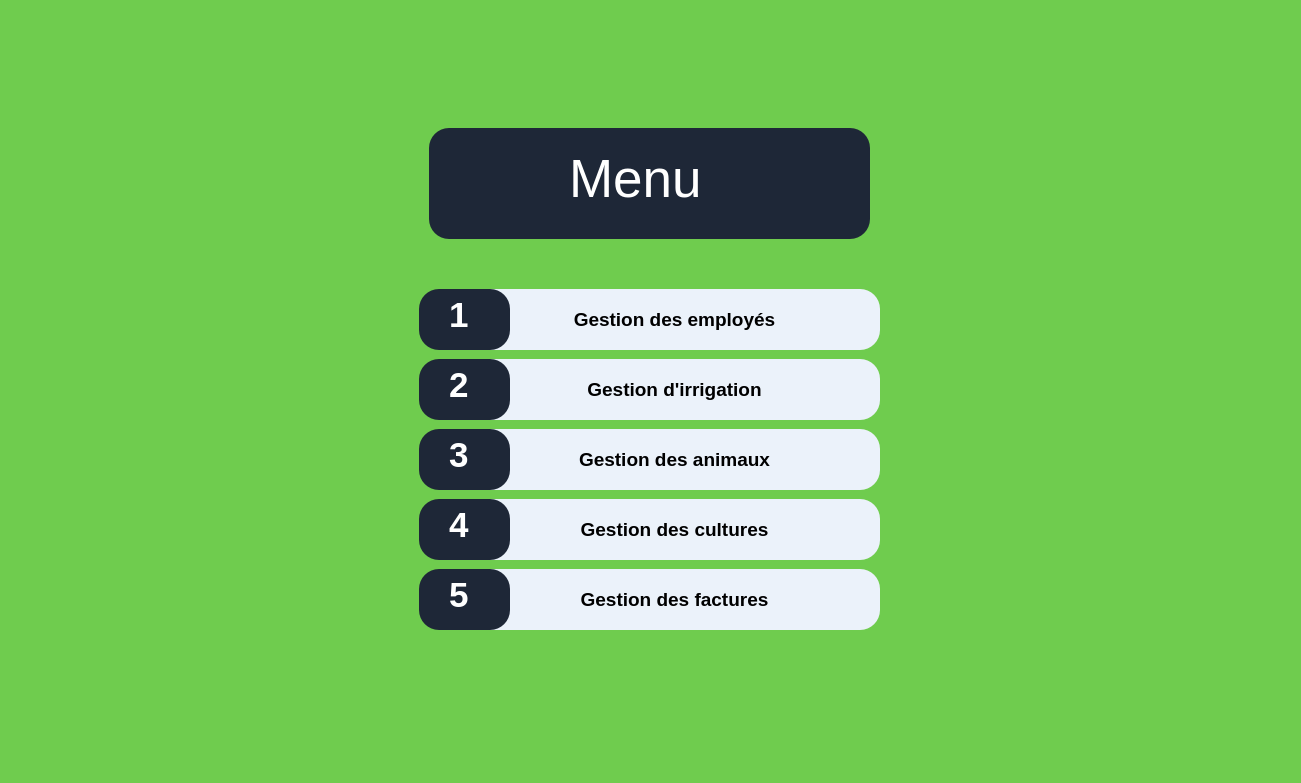
<?xml version="1.0" encoding="UTF-8"?>
<ui version="4.0">
 <class>MainWindow</class>
 <widget class="QMainWindow" name="MainWindow">
  <property name="geometry">
   <rect>
    <x>0</x>
    <y>0</y>
    <width>1301</width>
    <height>783</height>
   </rect>
  </property>
  <property name="windowTitle">
   <string>MainWindow</string>
  </property>
  <property name="styleSheet">
   <string notr="true">*{
border: none;
background-color: transparent;
padding: 0;
margin: 0;
color: #fff;
}</string>
  </property>
  <widget class="QWidget" name="centralwidget">
   <widget class="QStackedWidget" name="mainStackWidget">
    <property name="geometry">
     <rect>
      <x>0</x>
      <y>0</y>
      <width>1321</width>
      <height>791</height>
     </rect>
    </property>
    <widget class="QWidget" name="menuPage">
     <widget class="QWidget" name="menuContainer" native="true">
      <property name="geometry">
       <rect>
        <x>-1</x>
        <y>-1</y>
        <width>1311</width>
        <height>791</height>
       </rect>
      </property>
      <property name="styleSheet">
       <string notr="true">#menuContainer{
background: #6FCC4E; }
</string>
      </property>
      <widget class="QWidget" name="menuLabelContainer" native="true">
       <property name="geometry">
        <rect>
         <x>430</x>
         <y>129</y>
         <width>441</width>
         <height>111</height>
        </rect>
       </property>
       <property name="styleSheet">
        <string notr="true">#menuLabelContainer{
background: #1E2737;
border-radius: 20px;
}</string>
       </property>
       <widget class="QLabel" name="labelMenu">
        <property name="geometry">
         <rect>
          <x>140</x>
          <y>20</y>
          <width>191</width>
          <height>61</height>
         </rect>
        </property>
        <property name="font">
         <font>
          <pointsize>40</pointsize>
         </font>
        </property>
        <property name="styleSheet">
         <string notr="true">#labelMenu{
background: transparent;
color: white;}</string>
        </property>
        <property name="text">
         <string>Menu</string>
        </property>
       </widget>
      </widget>
      <widget class="QPushButton" name="employesBtnPage">
       <property name="geometry">
        <rect>
         <x>470</x>
         <y>290</y>
         <width>411</width>
         <height>61</height>
        </rect>
       </property>
       <property name="font">
        <font>
         <pointsize>14</pointsize>
         <weight>75</weight>
         <bold>true</bold>
        </font>
       </property>
       <property name="styleSheet">
        <string notr="true">QPushButton{
background: #EBF2FA;
color: black;
border-radius: 20px;
}  
QPushButton:hover
{
color: white;
background: #0FAC71;
} </string>
       </property>
       <property name="text">
        <string>Gestion des employés</string>
       </property>
      </widget>
      <widget class="QWidget" name="widget" native="true">
       <property name="geometry">
        <rect>
         <x>420</x>
         <y>290</y>
         <width>91</width>
         <height>61</height>
        </rect>
       </property>
       <property name="styleSheet">
        <string notr="true">background: #1E2737;
border-radius: 20px;
</string>
       </property>
       <widget class="QLabel" name="label">
        <property name="geometry">
         <rect>
          <x>30</x>
          <y>0</y>
          <width>31</width>
          <height>51</height>
         </rect>
        </property>
        <property name="font">
         <font>
          <pointsize>26</pointsize>
          <weight>75</weight>
          <bold>true</bold>
         </font>
        </property>
        <property name="text">
         <string>1</string>
        </property>
       </widget>
      </widget>
      <widget class="QPushButton" name="irrigationBtnPage">
       <property name="geometry">
        <rect>
         <x>470</x>
         <y>360</y>
         <width>411</width>
         <height>61</height>
        </rect>
       </property>
       <property name="font">
        <font>
         <pointsize>14</pointsize>
         <weight>75</weight>
         <bold>true</bold>
        </font>
       </property>
       <property name="styleSheet">
        <string notr="true">QPushButton{
background: #EBF2FA;
color: black;
border-radius: 20px;
}  
QPushButton:hover
{
color: white;
background: #0FAC71;
} </string>
       </property>
       <property name="text">
        <string>Gestion d'irrigation</string>
       </property>
      </widget>
      <widget class="QWidget" name="widget_2" native="true">
       <property name="geometry">
        <rect>
         <x>420</x>
         <y>360</y>
         <width>91</width>
         <height>61</height>
        </rect>
       </property>
       <property name="styleSheet">
        <string notr="true">background: #1E2737;
border-radius: 20px;
</string>
       </property>
       <widget class="QLabel" name="label_3">
        <property name="geometry">
         <rect>
          <x>30</x>
          <y>0</y>
          <width>31</width>
          <height>51</height>
         </rect>
        </property>
        <property name="font">
         <font>
          <pointsize>26</pointsize>
          <weight>75</weight>
          <bold>true</bold>
         </font>
        </property>
        <property name="text">
         <string>2</string>
        </property>
       </widget>
      </widget>
      <widget class="QPushButton" name="animauxBtnPage">
       <property name="geometry">
        <rect>
         <x>470</x>
         <y>430</y>
         <width>411</width>
         <height>61</height>
        </rect>
       </property>
       <property name="font">
        <font>
         <pointsize>14</pointsize>
         <weight>75</weight>
         <bold>true</bold>
        </font>
       </property>
       <property name="styleSheet">
        <string notr="true">QPushButton{
background: #EBF2FA;
color: black;
border-radius: 20px;
}  
QPushButton:hover
{
color: white;
background: #0FAC71;
} </string>
       </property>
       <property name="text">
        <string>Gestion des animaux</string>
       </property>
      </widget>
      <widget class="QWidget" name="widget_3" native="true">
       <property name="geometry">
        <rect>
         <x>420</x>
         <y>430</y>
         <width>91</width>
         <height>61</height>
        </rect>
       </property>
       <property name="styleSheet">
        <string notr="true">background: #1E2737;
border-radius: 20px;
</string>
       </property>
       <widget class="QLabel" name="label_4">
        <property name="geometry">
         <rect>
          <x>30</x>
          <y>0</y>
          <width>31</width>
          <height>51</height>
         </rect>
        </property>
        <property name="font">
         <font>
          <pointsize>26</pointsize>
          <weight>75</weight>
          <bold>true</bold>
         </font>
        </property>
        <property name="text">
         <string>3</string>
        </property>
       </widget>
      </widget>
      <widget class="QPushButton" name="culturesBtnPage">
       <property name="geometry">
        <rect>
         <x>470</x>
         <y>500</y>
         <width>411</width>
         <height>61</height>
        </rect>
       </property>
       <property name="font">
        <font>
         <pointsize>14</pointsize>
         <weight>75</weight>
         <bold>true</bold>
        </font>
       </property>
       <property name="styleSheet">
        <string notr="true">QPushButton{
background: #EBF2FA;
color: black;
border-radius: 20px;
}  
QPushButton:hover
{
color: white;
background: #0FAC71;
} </string>
       </property>
       <property name="text">
        <string>Gestion des cultures</string>
       </property>
      </widget>
      <widget class="QWidget" name="widget_4" native="true">
       <property name="geometry">
        <rect>
         <x>420</x>
         <y>500</y>
         <width>91</width>
         <height>61</height>
        </rect>
       </property>
       <property name="styleSheet">
        <string notr="true">background: #1E2737;
border-radius: 20px;
</string>
       </property>
       <widget class="QLabel" name="label_5">
        <property name="geometry">
         <rect>
          <x>30</x>
          <y>0</y>
          <width>31</width>
          <height>51</height>
         </rect>
        </property>
        <property name="font">
         <font>
          <pointsize>26</pointsize>
          <weight>75</weight>
          <bold>true</bold>
         </font>
        </property>
        <property name="text">
         <string>4</string>
        </property>
       </widget>
      </widget>
      <widget class="QPushButton" name="facturesBtnPage">
       <property name="geometry">
        <rect>
         <x>470</x>
         <y>570</y>
         <width>411</width>
         <height>61</height>
        </rect>
       </property>
       <property name="font">
        <font>
         <pointsize>14</pointsize>
         <weight>75</weight>
         <bold>true</bold>
        </font>
       </property>
       <property name="styleSheet">
        <string notr="true">QPushButton{
background: #EBF2FA;
color: black;
border-radius: 20px;
}  
QPushButton:hover
{
color: white;
background: #0FAC71;
} </string>
       </property>
       <property name="text">
        <string>Gestion des factures</string>
       </property>
      </widget>
      <widget class="QWidget" name="widget_5" native="true">
       <property name="geometry">
        <rect>
         <x>420</x>
         <y>570</y>
         <width>91</width>
         <height>61</height>
        </rect>
       </property>
       <property name="styleSheet">
        <string notr="true">background: #1E2737;
border-radius: 20px;
</string>
       </property>
       <widget class="QLabel" name="label_6">
        <property name="geometry">
         <rect>
          <x>30</x>
          <y>0</y>
          <width>31</width>
          <height>51</height>
         </rect>
        </property>
        <property name="font">
         <font>
          <pointsize>26</pointsize>
          <weight>75</weight>
          <bold>true</bold>
         </font>
        </property>
        <property name="text">
         <string>5</string>
        </property>
       </widget>
      </widget>
     </widget>
    </widget>
    <widget class="QWidget" name="culturesPage">
     <property name="styleSheet">
      <string notr="true"/>
     </property>
     <widget class="QWidget" name="culturesContainer" native="true">
      <property name="geometry">
       <rect>
        <x>-1</x>
        <y>-1</y>
        <width>1301</width>
        <height>791</height>
       </rect>
      </property>
      <property name="styleSheet">
       <string notr="true">#culturesContainer{
background: #6FCC4E; }</string>
      </property>
      <widget class="QWidget" name="headerContainer" native="true">
       <property name="geometry">
        <rect>
         <x>-30</x>
         <y>0</y>
         <width>1341</width>
         <height>80</height>
        </rect>
       </property>
       <property name="styleSheet">
        <string notr="true">#headerContainer{background: #7aa95c;}</string>
       </property>
       <widget class="QPushButton" name="settingBtn">
        <property name="geometry">
         <rect>
          <x>1160</x>
          <y>20</y>
          <width>51</width>
          <height>41</height>
         </rect>
        </property>
        <property name="text">
         <string/>
        </property>
        <property name="icon">
         <iconset resource="icon/icon.qrc">
          <normaloff>:/icons/settings.svg</normaloff>:/icons/settings.svg</iconset>
        </property>
        <property name="iconSize">
         <size>
          <width>30</width>
          <height>30</height>
         </size>
        </property>
       </widget>
       <widget class="QPushButton" name="notifBtn">
        <property name="geometry">
         <rect>
          <x>1100</x>
          <y>20</y>
          <width>51</width>
          <height>41</height>
         </rect>
        </property>
        <property name="text">
         <string/>
        </property>
        <property name="icon">
         <iconset resource="icon/icon.qrc">
          <normaloff>:/icons/notification-3-line.svg</normaloff>:/icons/notification-3-line.svg</iconset>
        </property>
        <property name="iconSize">
         <size>
          <width>30</width>
          <height>30</height>
         </size>
        </property>
       </widget>
      </widget>
      <widget class="QStackedWidget" name="culturesStackWidget">
       <property name="geometry">
        <rect>
         <x>-1</x>
         <y>80</y>
         <width>1311</width>
         <height>711</height>
        </rect>
       </property>
       <property name="font">
        <font>
         <pointsize>12</pointsize>
        </font>
       </property>
       <widget class="QWidget" name="culturesAcceuil">
        <widget class="QPushButton" name="employesBtnPage_4">
         <property name="geometry">
          <rect>
           <x>450</x>
           <y>330</y>
           <width>411</width>
           <height>61</height>
          </rect>
         </property>
         <property name="font">
          <font>
           <pointsize>14</pointsize>
           <weight>75</weight>
           <bold>true</bold>
          </font>
         </property>
         <property name="styleSheet">
          <string notr="true">QPushButton{
background: #EBF2FA;
color: black;
border-radius: 20px;
}  
QPushButton:hover
{
color: white;
background: #0FAC71;
} </string>
         </property>
         <property name="text">
          <string>Afficher les cultures</string>
         </property>
        </widget>
        <widget class="QPushButton" name="ajouterCulturesPageBtn">
         <property name="geometry">
          <rect>
           <x>450</x>
           <y>260</y>
           <width>411</width>
           <height>61</height>
          </rect>
         </property>
         <property name="font">
          <font>
           <pointsize>14</pointsize>
           <weight>75</weight>
           <bold>true</bold>
          </font>
         </property>
         <property name="styleSheet">
          <string notr="true">QPushButton{
background: #EBF2FA;
color: black;
border-radius: 20px;
}  
QPushButton:hover
{
color: white;
background: #0FAC71;
} </string>
         </property>
         <property name="text">
          <string>Ajouter une culture</string>
         </property>
        </widget>
        <widget class="QLabel" name="label_12">
         <property name="geometry">
          <rect>
           <x>490</x>
           <y>20</y>
           <width>321</width>
           <height>71</height>
          </rect>
         </property>
         <property name="font">
          <font>
           <pointsize>16</pointsize>
           <weight>75</weight>
           <bold>true</bold>
          </font>
         </property>
         <property name="styleSheet">
          <string notr="true">QLabel{
background: #ecf8f6;
color: black;
border-radius: 10px;
}</string>
         </property>
         <property name="text">
          <string>   Gestion des cultures</string>
         </property>
        </widget>
        <widget class="QPushButton" name="backMenuIrr_4">
         <property name="geometry">
          <rect>
           <x>1230</x>
           <y>640</y>
           <width>61</width>
           <height>51</height>
          </rect>
         </property>
         <property name="font">
          <font>
           <pointsize>14</pointsize>
           <weight>75</weight>
           <bold>true</bold>
          </font>
         </property>
         <property name="styleSheet">
          <string notr="true">QPushButton{
background: #EBF2FA;
color: black;
border-radius: 20px;
}  
QPushButton:hover
{
color: white;
background: #0FAC71;
} </string>
         </property>
         <property name="text">
          <string/>
         </property>
         <property name="icon">
          <iconset resource="icon/icon.qrc">
           <normaloff>:/icons/log-out.svg</normaloff>:/icons/log-out.svg</iconset>
         </property>
         <property name="iconSize">
          <size>
           <width>30</width>
           <height>30</height>
          </size>
         </property>
        </widget>
       </widget>
       <widget class="QWidget" name="ajoutCulturesPage">
        <widget class="QLabel" name="label_2">
         <property name="geometry">
          <rect>
           <x>480</x>
           <y>20</y>
           <width>321</width>
           <height>71</height>
          </rect>
         </property>
         <property name="font">
          <font>
           <pointsize>16</pointsize>
           <weight>75</weight>
           <bold>true</bold>
          </font>
         </property>
         <property name="styleSheet">
          <string notr="true">QLabel{
background: #ecf8f6;
color: black;
border-radius: 10px;
}</string>
         </property>
         <property name="text">
          <string>    Ajouter une culture</string>
         </property>
        </widget>
        <widget class="QLabel" name="label_7">
         <property name="geometry">
          <rect>
           <x>390</x>
           <y>190</y>
           <width>231</width>
           <height>51</height>
          </rect>
         </property>
         <property name="font">
          <font>
           <pointsize>12</pointsize>
           <weight>75</weight>
           <bold>true</bold>
          </font>
         </property>
         <property name="styleSheet">
          <string notr="true">QLabel{
background: #EBF2FA;
color: black;
border-radius: 10px;
}</string>
         </property>
         <property name="text">
          <string>  Qualité d'air</string>
         </property>
        </widget>
        <widget class="QLineEdit" name="lineEdit">
         <property name="geometry">
          <rect>
           <x>660</x>
           <y>190</y>
           <width>281</width>
           <height>51</height>
          </rect>
         </property>
         <property name="font">
          <font>
           <pointsize>10</pointsize>
          </font>
         </property>
         <property name="styleSheet">
          <string notr="true">QLineEdit{
background: #EBF2FA;
color: black;
border-radius: 10px;
}</string>
         </property>
        </widget>
        <widget class="QLabel" name="label_8">
         <property name="geometry">
          <rect>
           <x>390</x>
           <y>250</y>
           <width>231</width>
           <height>51</height>
          </rect>
         </property>
         <property name="font">
          <font>
           <pointsize>12</pointsize>
           <weight>75</weight>
           <bold>true</bold>
          </font>
         </property>
         <property name="styleSheet">
          <string notr="true">QLabel{
background: #EBF2FA;
color: black;
border-radius: 10px;
}</string>
         </property>
         <property name="text">
          <string>  Pluviometrie</string>
         </property>
        </widget>
        <widget class="QLineEdit" name="lineEdit_2">
         <property name="geometry">
          <rect>
           <x>660</x>
           <y>250</y>
           <width>281</width>
           <height>51</height>
          </rect>
         </property>
         <property name="font">
          <font>
           <pointsize>10</pointsize>
          </font>
         </property>
         <property name="styleSheet">
          <string notr="true">QLineEdit{
background: #EBF2FA;
color: black;
border-radius: 10px;
}</string>
         </property>
        </widget>
        <widget class="QLabel" name="label_9">
         <property name="geometry">
          <rect>
           <x>390</x>
           <y>310</y>
           <width>231</width>
           <height>51</height>
          </rect>
         </property>
         <property name="font">
          <font>
           <pointsize>12</pointsize>
           <weight>75</weight>
           <bold>true</bold>
          </font>
         </property>
         <property name="styleSheet">
          <string notr="true">QLabel{
background: #EBF2FA;
color: black;
border-radius: 10px;
}</string>
         </property>
         <property name="text">
          <string>  Humidite</string>
         </property>
        </widget>
        <widget class="QLineEdit" name="lineEdit_3">
         <property name="geometry">
          <rect>
           <x>660</x>
           <y>310</y>
           <width>281</width>
           <height>51</height>
          </rect>
         </property>
         <property name="font">
          <font>
           <pointsize>10</pointsize>
          </font>
         </property>
         <property name="styleSheet">
          <string notr="true">QLineEdit{
background: #EBF2FA;
color: black;
border-radius: 10px;
}</string>
         </property>
        </widget>
        <widget class="QLineEdit" name="lineEdit_4">
         <property name="geometry">
          <rect>
           <x>660</x>
           <y>370</y>
           <width>281</width>
           <height>51</height>
          </rect>
         </property>
         <property name="font">
          <font>
           <pointsize>10</pointsize>
          </font>
         </property>
         <property name="styleSheet">
          <string notr="true">QLineEdit{
background: #EBF2FA;
color: black;
border-radius: 10px;
}</string>
         </property>
        </widget>
        <widget class="QLabel" name="label_10">
         <property name="geometry">
          <rect>
           <x>390</x>
           <y>370</y>
           <width>231</width>
           <height>51</height>
          </rect>
         </property>
         <property name="font">
          <font>
           <pointsize>12</pointsize>
           <weight>75</weight>
           <bold>true</bold>
          </font>
         </property>
         <property name="styleSheet">
          <string notr="true">QLabel{
background: #EBF2FA;
color: black;
border-radius: 10px;
}</string>
         </property>
         <property name="text">
          <string>  teneur de sol</string>
         </property>
        </widget>
        <widget class="QLineEdit" name="lineEdit_5">
         <property name="geometry">
          <rect>
           <x>660</x>
           <y>430</y>
           <width>281</width>
           <height>51</height>
          </rect>
         </property>
         <property name="font">
          <font>
           <pointsize>10</pointsize>
          </font>
         </property>
         <property name="styleSheet">
          <string notr="true">QLineEdit{
background: #EBF2FA;
color: black;
border-radius: 10px;
}</string>
         </property>
        </widget>
        <widget class="QLabel" name="label_11">
         <property name="geometry">
          <rect>
           <x>390</x>
           <y>430</y>
           <width>231</width>
           <height>51</height>
          </rect>
         </property>
         <property name="font">
          <font>
           <pointsize>12</pointsize>
           <weight>75</weight>
           <bold>true</bold>
          </font>
         </property>
         <property name="styleSheet">
          <string notr="true">QLabel{
background: #EBF2FA;
color: black;
border-radius: 10px;
}</string>
         </property>
         <property name="text">
          <string>  temperature</string>
         </property>
        </widget>
        <widget class="QPushButton" name="addCultBtn">
         <property name="geometry">
          <rect>
           <x>690</x>
           <y>570</y>
           <width>201</width>
           <height>51</height>
          </rect>
         </property>
         <property name="font">
          <font>
           <pointsize>14</pointsize>
           <weight>75</weight>
           <bold>true</bold>
          </font>
         </property>
         <property name="styleSheet">
          <string notr="true">QPushButton{
background: #EBF2FA;
color: black;
border-radius: 20px;
}  
QPushButton:hover
{
color: white;
background: #0FAC71;
} </string>
         </property>
         <property name="text">
          <string>Ajouter</string>
         </property>
        </widget>
        <widget class="QPushButton" name="backMenuIrr_2">
         <property name="geometry">
          <rect>
           <x>1230</x>
           <y>640</y>
           <width>61</width>
           <height>51</height>
          </rect>
         </property>
         <property name="font">
          <font>
           <pointsize>14</pointsize>
           <weight>75</weight>
           <bold>true</bold>
          </font>
         </property>
         <property name="styleSheet">
          <string notr="true">QPushButton{
background: #EBF2FA;
color: black;
border-radius: 20px;
}  
QPushButton:hover
{
color: white;
background: #0FAC71;
} </string>
         </property>
         <property name="text">
          <string/>
         </property>
         <property name="icon">
          <iconset resource="icon/icon.qrc">
           <normaloff>:/icons/log-out.svg</normaloff>:/icons/log-out.svg</iconset>
         </property>
         <property name="iconSize">
          <size>
           <width>30</width>
           <height>30</height>
          </size>
         </property>
        </widget>
       </widget>
       <widget class="QWidget" name="afficherCulturesPage">
        <widget class="QLabel" name="label_13">
         <property name="geometry">
          <rect>
           <x>510</x>
           <y>20</y>
           <width>321</width>
           <height>71</height>
          </rect>
         </property>
         <property name="font">
          <font>
           <pointsize>16</pointsize>
           <weight>75</weight>
           <bold>true</bold>
          </font>
         </property>
         <property name="styleSheet">
          <string notr="true">QLabel{
background: #ecf8f6;
color: black;
border-radius: 10px;
}</string>
         </property>
         <property name="text">
          <string>    Listes des cultures</string>
         </property>
        </widget>
        <widget class="QTableView" name="cultureTableView">
         <property name="geometry">
          <rect>
           <x>170</x>
           <y>280</y>
           <width>1031</width>
           <height>371</height>
          </rect>
         </property>
         <property name="styleSheet">
          <string notr="true">QTableView {
    background-color: #ecf8f6; 
    selection-background-color: #6FCC4E; 
    selection-color: white;
    color: black;
    border: 1px solid #d0d0d0; 
}

QHeaderView::section {
    background-color: #6FCC4E;
    color: white;
    padding: 4px;
    border: 1px solid #00567F; 
}

QTableView::item:selected {
    background-color: #6FCC4E; 
    color: white;
}</string>
         </property>
        </widget>
        <widget class="QPushButton" name="modifierCultBtnPage">
         <property name="geometry">
          <rect>
           <x>270</x>
           <y>210</y>
           <width>201</width>
           <height>51</height>
          </rect>
         </property>
         <property name="font">
          <font>
           <pointsize>14</pointsize>
           <weight>75</weight>
           <bold>true</bold>
          </font>
         </property>
         <property name="styleSheet">
          <string notr="true">QPushButton{
background: #1E2737;
color: white;
border-radius: 20px;
}  
QPushButton:hover
{
color: white;
background: #0FAC71;
} </string>
         </property>
         <property name="text">
          <string>Modifier</string>
         </property>
        </widget>
        <widget class="QPushButton" name="deleteICultBtn">
         <property name="geometry">
          <rect>
           <x>490</x>
           <y>210</y>
           <width>201</width>
           <height>51</height>
          </rect>
         </property>
         <property name="font">
          <font>
           <pointsize>14</pointsize>
           <weight>75</weight>
           <bold>true</bold>
          </font>
         </property>
         <property name="styleSheet">
          <string notr="true">QPushButton{
background: #1E2737;
color: white;
border-radius: 20px;
}  
QPushButton:hover
{
color: white;
background: #0FAC71;
}  </string>
         </property>
         <property name="text">
          <string>Supprimer</string>
         </property>
        </widget>
        <widget class="QPushButton" name="backMenuIrr_3">
         <property name="geometry">
          <rect>
           <x>1230</x>
           <y>640</y>
           <width>61</width>
           <height>51</height>
          </rect>
         </property>
         <property name="font">
          <font>
           <pointsize>14</pointsize>
           <weight>75</weight>
           <bold>true</bold>
          </font>
         </property>
         <property name="styleSheet">
          <string notr="true">QPushButton{
background: #EBF2FA;
color: black;
border-radius: 20px;
}  
QPushButton:hover
{
color: white;
background: #0FAC71;
} </string>
         </property>
         <property name="text">
          <string/>
         </property>
         <property name="icon">
          <iconset resource="icon/icon.qrc">
           <normaloff>:/icons/log-out.svg</normaloff>:/icons/log-out.svg</iconset>
         </property>
         <property name="iconSize">
          <size>
           <width>30</width>
           <height>30</height>
          </size>
         </property>
        </widget>
       </widget>
       <widget class="QWidget" name="modifierCulturesPage">
        <widget class="QLabel" name="label_19">
         <property name="geometry">
          <rect>
           <x>500</x>
           <y>20</y>
           <width>321</width>
           <height>71</height>
          </rect>
         </property>
         <property name="font">
          <font>
           <pointsize>16</pointsize>
           <weight>75</weight>
           <bold>true</bold>
          </font>
         </property>
         <property name="styleSheet">
          <string notr="true">QLabel{
background: #ecf8f6;
color: black;
border-radius: 10px;
}</string>
         </property>
         <property name="text">
          <string>    Modifier une facture</string>
         </property>
        </widget>
        <widget class="QPushButton" name="backMenuIrr">
         <property name="geometry">
          <rect>
           <x>1230</x>
           <y>640</y>
           <width>61</width>
           <height>51</height>
          </rect>
         </property>
         <property name="font">
          <font>
           <pointsize>14</pointsize>
           <weight>75</weight>
           <bold>true</bold>
          </font>
         </property>
         <property name="styleSheet">
          <string notr="true">QPushButton{
background: #EBF2FA;
color: black;
border-radius: 20px;
}  
QPushButton:hover
{
color: white;
background: #0FAC71;
} </string>
         </property>
         <property name="text">
          <string/>
         </property>
         <property name="icon">
          <iconset resource="icon/icon.qrc">
           <normaloff>:/icons/log-out.svg</normaloff>:/icons/log-out.svg</iconset>
         </property>
         <property name="iconSize">
          <size>
           <width>30</width>
           <height>30</height>
          </size>
         </property>
        </widget>
        <widget class="QLineEdit" name="idCultureLE">
         <property name="geometry">
          <rect>
           <x>1180</x>
           <y>70</y>
           <width>20</width>
           <height>20</height>
          </rect>
         </property>
         <property name="font">
          <font>
           <pointsize>10</pointsize>
          </font>
         </property>
         <property name="styleSheet">
          <string notr="true">QLineEdit{
background: #EBF2FA;
color: black;
border-radius: 10px;
}</string>
         </property>
        </widget>
        <widget class="QLabel" name="label_18">
         <property name="geometry">
          <rect>
           <x>410</x>
           <y>350</y>
           <width>231</width>
           <height>51</height>
          </rect>
         </property>
         <property name="font">
          <font>
           <pointsize>12</pointsize>
           <weight>75</weight>
           <bold>true</bold>
          </font>
         </property>
         <property name="styleSheet">
          <string notr="true">QLabel{
background: #EBF2FA;
color: black;
border-radius: 10px;
}</string>
         </property>
         <property name="text">
          <string>  teneur de sol</string>
         </property>
        </widget>
        <widget class="QLabel" name="label_14">
         <property name="geometry">
          <rect>
           <x>410</x>
           <y>290</y>
           <width>231</width>
           <height>51</height>
          </rect>
         </property>
         <property name="font">
          <font>
           <pointsize>12</pointsize>
           <weight>75</weight>
           <bold>true</bold>
          </font>
         </property>
         <property name="styleSheet">
          <string notr="true">QLabel{
background: #EBF2FA;
color: black;
border-radius: 10px;
}</string>
         </property>
         <property name="text">
          <string>  Humidite</string>
         </property>
        </widget>
        <widget class="QLineEdit" name="lineEdit_7">
         <property name="geometry">
          <rect>
           <x>680</x>
           <y>290</y>
           <width>281</width>
           <height>51</height>
          </rect>
         </property>
         <property name="font">
          <font>
           <pointsize>10</pointsize>
          </font>
         </property>
         <property name="styleSheet">
          <string notr="true">QLineEdit{
background: #EBF2FA;
color: black;
border-radius: 10px;
}</string>
         </property>
        </widget>
        <widget class="QLineEdit" name="lineEdit_6">
         <property name="geometry">
          <rect>
           <x>680</x>
           <y>230</y>
           <width>281</width>
           <height>51</height>
          </rect>
         </property>
         <property name="font">
          <font>
           <pointsize>10</pointsize>
          </font>
         </property>
         <property name="styleSheet">
          <string notr="true">QLineEdit{
background: #EBF2FA;
color: black;
border-radius: 10px;
}</string>
         </property>
        </widget>
        <widget class="QLineEdit" name="lineEdit_9">
         <property name="geometry">
          <rect>
           <x>680</x>
           <y>170</y>
           <width>281</width>
           <height>51</height>
          </rect>
         </property>
         <property name="font">
          <font>
           <pointsize>10</pointsize>
          </font>
         </property>
         <property name="styleSheet">
          <string notr="true">QLineEdit{
background: #EBF2FA;
color: black;
border-radius: 10px;
}</string>
         </property>
        </widget>
        <widget class="QLabel" name="label_16">
         <property name="geometry">
          <rect>
           <x>410</x>
           <y>230</y>
           <width>231</width>
           <height>51</height>
          </rect>
         </property>
         <property name="font">
          <font>
           <pointsize>12</pointsize>
           <weight>75</weight>
           <bold>true</bold>
          </font>
         </property>
         <property name="styleSheet">
          <string notr="true">QLabel{
background: #EBF2FA;
color: black;
border-radius: 10px;
}</string>
         </property>
         <property name="text">
          <string>  Pluviometrie</string>
         </property>
        </widget>
        <widget class="QLabel" name="label_17">
         <property name="geometry">
          <rect>
           <x>410</x>
           <y>170</y>
           <width>231</width>
           <height>51</height>
          </rect>
         </property>
         <property name="font">
          <font>
           <pointsize>12</pointsize>
           <weight>75</weight>
           <bold>true</bold>
          </font>
         </property>
         <property name="styleSheet">
          <string notr="true">QLabel{
background: #EBF2FA;
color: black;
border-radius: 10px;
}</string>
         </property>
         <property name="text">
          <string>  Qualité d'air</string>
         </property>
        </widget>
        <widget class="QPushButton" name="addCultBtn_2">
         <property name="geometry">
          <rect>
           <x>710</x>
           <y>550</y>
           <width>201</width>
           <height>51</height>
          </rect>
         </property>
         <property name="font">
          <font>
           <pointsize>14</pointsize>
           <weight>75</weight>
           <bold>true</bold>
          </font>
         </property>
         <property name="styleSheet">
          <string notr="true">QPushButton{
background: #EBF2FA;
color: black;
border-radius: 20px;
}  
QPushButton:hover
{
color: white;
background: #0FAC71;
} </string>
         </property>
         <property name="text">
          <string>Modifier</string>
         </property>
        </widget>
        <widget class="QLineEdit" name="lineEdit_8">
         <property name="geometry">
          <rect>
           <x>680</x>
           <y>410</y>
           <width>281</width>
           <height>51</height>
          </rect>
         </property>
         <property name="font">
          <font>
           <pointsize>10</pointsize>
          </font>
         </property>
         <property name="styleSheet">
          <string notr="true">QLineEdit{
background: #EBF2FA;
color: black;
border-radius: 10px;
}</string>
         </property>
        </widget>
        <widget class="QLineEdit" name="lineEdit_10">
         <property name="geometry">
          <rect>
           <x>680</x>
           <y>350</y>
           <width>281</width>
           <height>51</height>
          </rect>
         </property>
         <property name="font">
          <font>
           <pointsize>10</pointsize>
          </font>
         </property>
         <property name="styleSheet">
          <string notr="true">QLineEdit{
background: #EBF2FA;
color: black;
border-radius: 10px;
}</string>
         </property>
        </widget>
        <widget class="QLabel" name="label_15">
         <property name="geometry">
          <rect>
           <x>410</x>
           <y>410</y>
           <width>231</width>
           <height>51</height>
          </rect>
         </property>
         <property name="font">
          <font>
           <pointsize>12</pointsize>
           <weight>75</weight>
           <bold>true</bold>
          </font>
         </property>
         <property name="styleSheet">
          <string notr="true">QLabel{
background: #EBF2FA;
color: black;
border-radius: 10px;
}</string>
         </property>
         <property name="text">
          <string>  temperature</string>
         </property>
        </widget>
       </widget>
      </widget>
     </widget>
    </widget>
   </widget>
  </widget>
 </widget>
 <resources>
  <include location="icon/icon.qrc"/>
  <include location="icon/icon.qrc"/>
  <include location="icon/icon.qrc"/>
 </resources>
 <connections/>
</ui>
